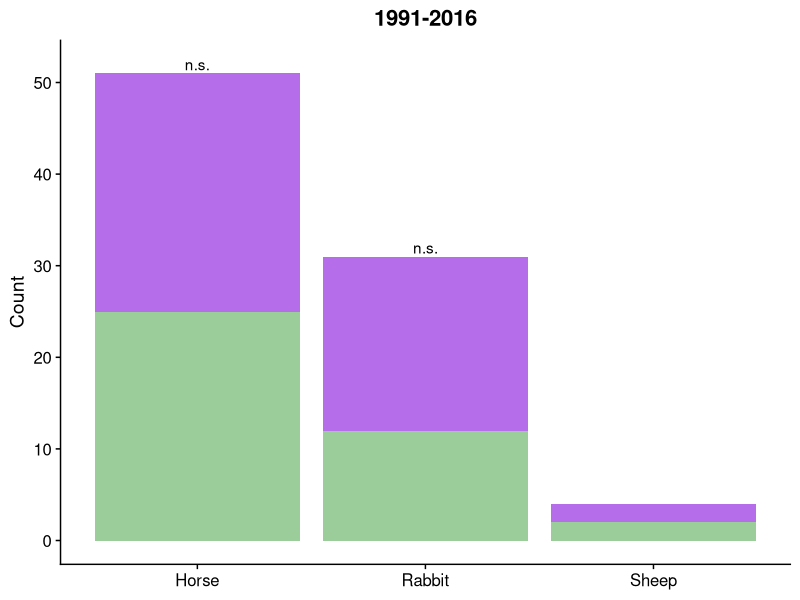
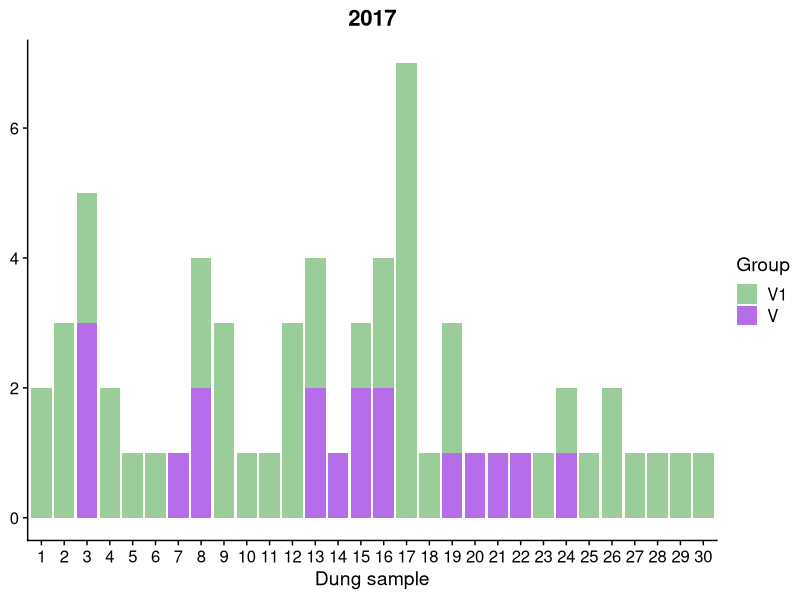

Recreate these plots in R, in order.
#!/usr/bin/env Rscript

### PaEcology: Explore the ecology of the mating groups in P. anserina
#############################################################################
# Part of the Snakemake pipeline DiversityStats.smk
# =======================================
# Sandra Lorena Ament Velasquez
# Johannesson Lab, Evolutionary Biology Center, Uppsala University, Sweden
# 2019-09-12
# Version 1
# =======================================
library(dplyr, warn.conflicts = FALSE)
library(ggplot2, quietly = TRUE)
library(cowplot) 
library(reshape2) # for melt

# ============================
# Reading the data
# ============================

hetrecord <- read.csv("../data/PaAllelesPaper.csv", header = TRUE, na.strings = "NA", sep=",")
sampling2017 <- read.csv("../data/Sampling2017_20191126.csv", head = TRUE, na.strings = "NA", sep=",")
names(sampling2017) <- c("Dung", "Sample", "Herbivore", "Total", "A", "V", "comata")
sampling2017 <- sampling2017 %>% select(-c(Sample, Total, Herbivore))

# ============================
# Are there differences in substrate?
# ============================
countherbis <- with(hetrecord, table(Het.v, Herbivore))
herbiabundance <- countherbis %>% melt

cat(paste("We have substrate data for a total of", herbiabundance$value %>% sum, "strains"))

cat("Is this significant?")
cat("(We ignored sheep due to low sample sizes)")
chisq.test(countherbis[,1:2]) # Not significant p-value = 0.4959

# Plot
substrateplot <- ggplot(herbiabundance, aes(fill=Het.v, x=Herbivore, y=value)) + 
  geom_bar(position="stack", stat="identity") +
  theme_cowplot() + 
  ylab("Count") + ggtitle("1991-2016") +
  theme(axis.title.x = element_blank(), plot.title = element_text(hjust = 0.5)) +
  scale_fill_manual(values= c("#B66DE9", "darkseagreen3"), guide = FALSE) +
  annotate("text", x = 1, y=52, label = "n.s.") + 
  annotate("text", x = 2, y=32, label = "n.s.") 

ggsave(plot = substrateplot, "../results/figures/Fig6B.pdf", width = 2.5, height = 4)

# ============================
# Do they co-exist in the same dung piece?
# ============================
dungs <- sampling2017 %>% melt(id = c("Dung")) %>% filter(variable != "comata")
names(dungs) <- c("Dung", "Group", "Count")

dungplot <- ggplot(dungs, aes(fill=Group, x=as.factor(Dung), y=Count)) + 
  geom_bar(position="stack", stat="identity") +
  theme_cowplot() +
  xlab("Dung sample") + ggtitle("2017") + 
  theme(axis.title.y = element_blank(), plot.title = element_text(hjust = 0.5)) +
  scale_fill_manual(values= c("darkseagreen3", "#B66DE9", "gray"), # "darkseagreen3", "darkslategray"
                    name = "Group", labels = c("V1", "V", "Unknown")) # , "comata"

ggsave(plot = dungplot, "./results/figures/Fig6C.pdf", width = 9, height = 3)
